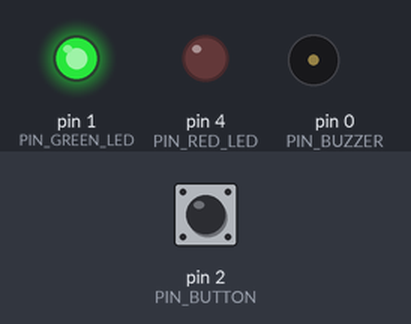
Simulated run of this sketch. Board: Arduino Uno, built with avr-gcc and run on an emulated ATmega328P. Shown: output pins drawn as LEDs (lit = HIGH), buzzer (waves = sounding). The test bench sets the inputs (shaded band); at power-on: pin 2 (PIN_BUTTON) LOW.

Above: at 1.2 s.
1.3 s: pin 2 (PIN_BUTTON) pulled HIGH for 3.2 s
At 1.7 s:
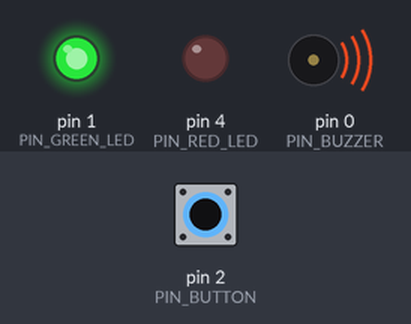
At 3.4 s:
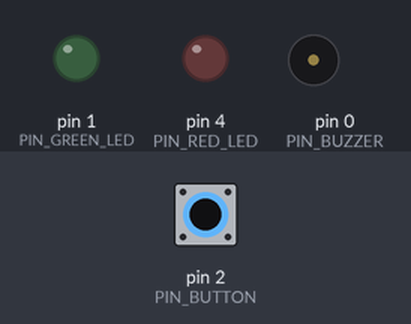
Timing chart, 0 to 5.6 s (numbered marks = the images above; inputs shaded):
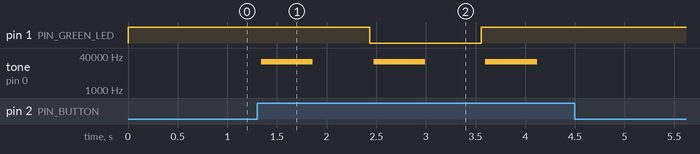

Measured:
- after the input at 1.3 s, pin 4 (PIN_RED_LED): stops changing and stays LOW; tone on pin 0 (PIN_BUZZER): plays 21277 Hz for 0.52 s, 21025 Hz for 0.52 s, 20913 Hz for 0.52 s, starting at once

The sketch:

tiny-pomadoro.ino
```cpp
#include "Arduino.h"

const int PIN_BUZZER    = 0;
const int PIN_GREEN_LED = 1;
const int PIN_BUTTON    = 2;
const int PIN_RED_LED   = 4;

const int NUM_OUTPUTS   = 3;

const long WORK_DURATION  = 1500000;
const long BREAK_DURATION = 300000;

enum State{
    PENDING_START,
    WORK,
    BREAK,
    SLEEPING,
};

struct OutputState{
    int pin;
    bool on;
    long currentStateDuration;
};

State state = PENDING_START;
long stateDuration = 0;

long deltaMillis = 0;

long buttonDownLoops = 0;
bool buttonPressed = false;
long buttonPressDuration = 0;

long buzzerBeepStart = 0;
bool buzzerBeeping = false;

OutputState buzzerState = {.pin = PIN_BUZZER, .on = false, .currentStateDuration = 0};
OutputState redLEDState = {.pin = PIN_RED_LED, .on = false, .currentStateDuration = 0};
OutputState greenLEDState = {.pin = PIN_GREEN_LED, .on = false, .currentStateDuration = 0};

OutputState *outputs[NUM_OUTPUTS] = {&buzzerState, &redLEDState, &greenLEDState};

void setup(){
    pinMode(PIN_RED_LED, OUTPUT);
    pinMode(PIN_GREEN_LED, OUTPUT);
    pinMode(PIN_BUZZER, OUTPUT);
    pinMode(PIN_BUTTON, INPUT);

    setOutputState(&greenLEDState, true);
}

void loop(){
    long startMillis = millis();
    stateDuration += deltaMillis;
    updateButton();
    updateOutputs();
    updateBuzzer();

    if(buttonPressDuration >= 1000 && stateDuration >= 1000){
        if(state == SLEEPING){
            changeState(WORK);
        }else{
            changeState(SLEEPING);
        }
    }

    switch (state){
        case PENDING_START:
            updatePendingStart();
            break;
        case WORK:
            updateWork();
            break;
        case BREAK:
            updateBreak();
            break;
        case SLEEPING:
            updateSleeping();
            break;
    }

    deltaMillis = millis() - startMillis;
}

void updatePendingStart(){
    if (greenLEDState.on && greenLEDState.currentStateDuration > 500){
        setOutputState(&greenLEDState, false);
        setOutputState(&redLEDState, true);
    }
    else if (redLEDState.currentStateDuration > 500){
        setOutputState(&greenLEDState, true);
        setOutputState(&redLEDState, false);
    }

    if (buttonPressed){
        changeState(WORK);
    }
}

void updateWork(){
    setOutputState(&greenLEDState, true);
    setOutputState(&redLEDState, false);
    if(stateDuration > WORK_DURATION){
        changeState(BREAK);
    }
}

void updateBreak(){
    setOutputState(&greenLEDState, false);
    setOutputState(&redLEDState, true);
    if(stateDuration > WORK_DURATION){
        changeState(WORK);
    }
}

void updateSleeping(){
    setOutputState(&greenLEDState, false);
    setOutputState(&redLEDState, false);
}

void updateOutputs(){
    for (int i = 0; i < NUM_OUTPUTS; i++){
        outputs[i]->currentStateDuration += deltaMillis;
        digitalWrite(outputs[i]->pin, outputs[i]->on);
    }
}

void setOutputState(OutputState *state, bool on){
    state->on = on;
    state->currentStateDuration = 0;
}

void updateButton(){
    bool buttonDown = digitalRead(PIN_BUTTON);
    if (buttonDown){
        buttonDownLoops += 1;
    }else {
        buttonDownLoops = 0;
    }

    buttonPressed = buttonDownLoops >= 5;

    if(buttonPressed){
        buttonPressDuration += deltaMillis;
    }else{
        buttonPressDuration = 0;
    }
}

void updateBuzzer(){
    if (buzzerBeeping && millis() - buzzerBeepStart > 500){
        buzzerBeeping = false;
    }
    digitalWrite(PIN_BUZZER, buzzerBeeping);
}

void beep(){
    buzzerBeepStart = millis();
    buzzerBeeping = true;
}

void changeState(State newState){
    beep();
    state = newState;
    stateDuration = 0;
}
```
